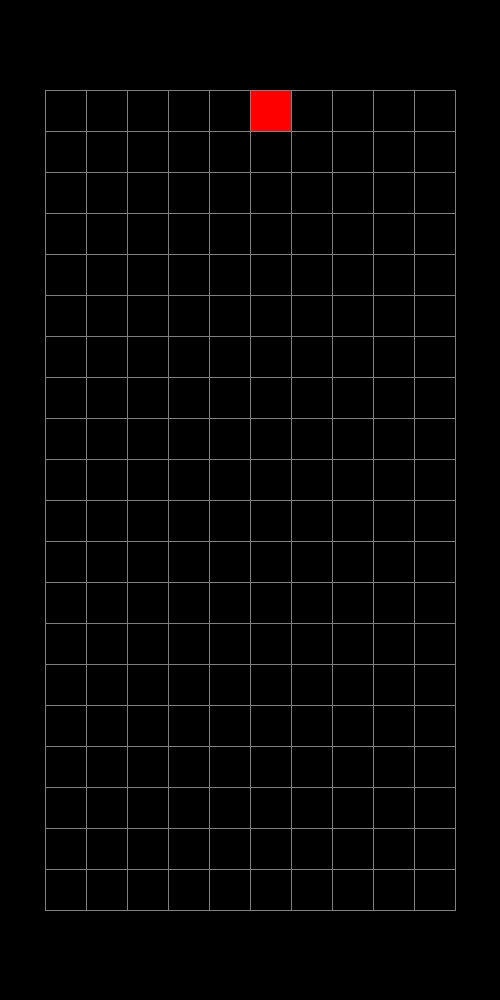
Frame 1 (no input)
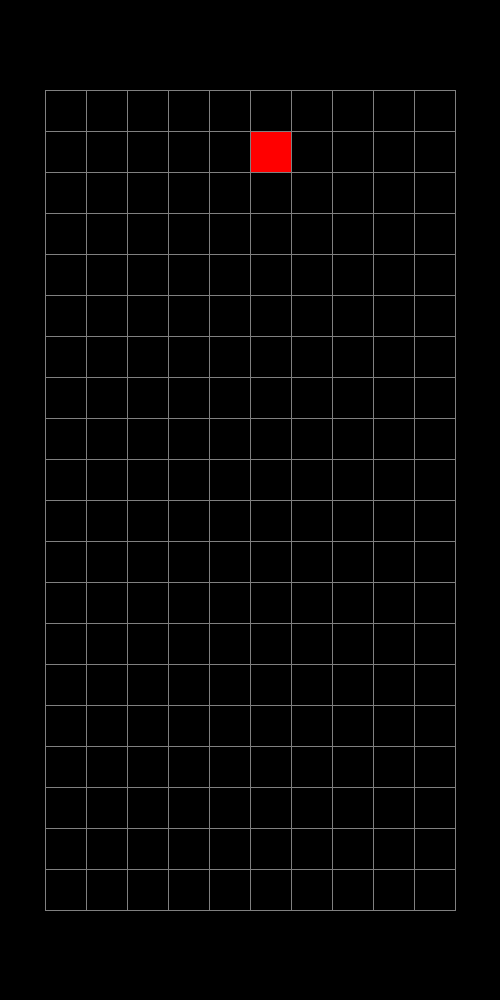
Frame 60 (the mouse pressed at the canvas centre just before this capture)
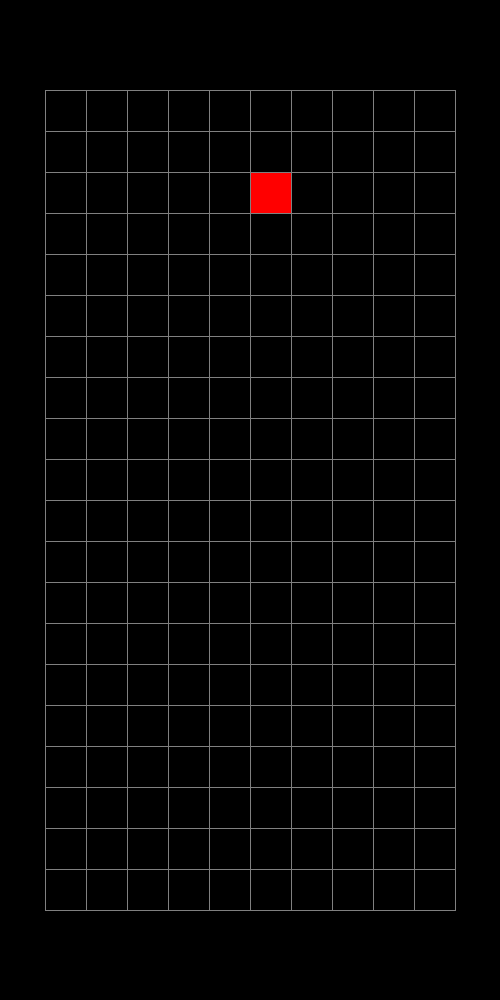
Frame 120 (the mouse held since frame 60 and released just before this capture)

The Processing sketch that drew these frames (run headless with seeded random() and noise(); from frame 60 on, the mouse is pressed at the canvas centre):

// Processing sketch: Tetris
// ── Tetris.pde
Grid grid;

int block_x = 5;
int block_y = 0;
int block_t;
int w = 10;
int h = 20;

void setup() {
  size(500, 1000);
  grid = new Grid();
  block_t = millis() + 1000;
}

void draw() {
  background(0);
  if ( millis() > block_t) {
    block_down();
  }
  grid.block_at(block_x, block_y);
  grid.draw();
}

void keyPressed() {
  if ( keyCode == SHIFT ) { 
    block_drop();
  }
  if ( keyCode == DOWN ) { 
    block_down();
  }
  if ( keyCode == LEFT ) { 
    block_left();
  }
  if ( keyCode == RIGHT ) { 
    block_right();
  }
}

void block_drop() {
  while (block_y < h - 1) {
    block_y++;
  }
}

void block_down() {
  block_t = millis() + 1000;
  if (block_y < h-1)
    block_y++;
}

void block_right() {
  if (block_x < w-1)
    block_x++;
}

void block_left() {
  if (block_x > 0)
    block_x--;
}

// ── Grid.pde
class Grid {
  int s;
  int x, y;
  boolean[][] b = new boolean[h][w]; 
  Grid() {
    s = min(width / (2 + w), height / (2 + h));
  }
  
  void block_at(int ix, int iy) {
    x = ix;
    y = iy;
  }
  
  void draw() {
    pushMatrix();
    translate((width - (w * s)) / 2, (height - (h * s)) / 2);
    background(0);
    stroke(128);
    for ( int j = 0; j < h; j++ ) {
      for ( int i = 0; i < w; i++ ) {
        fill(0);
        if ( j==y && i==x ) {
          fill(255, 0, 0);
        }
        rect(s * i, s * j, s, s);
      }
    }
    popMatrix();
  }
}
